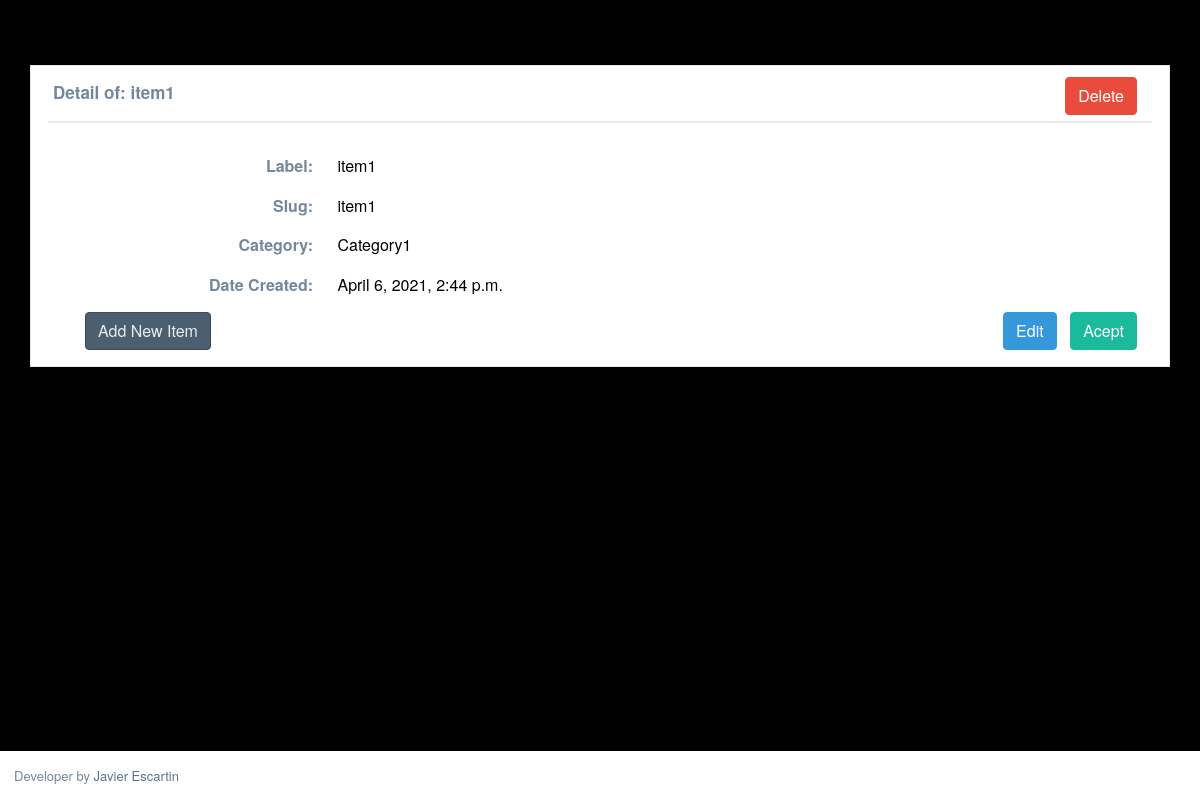
/account/item/item1/ (signed in), run on an earlier commit of the app's database.
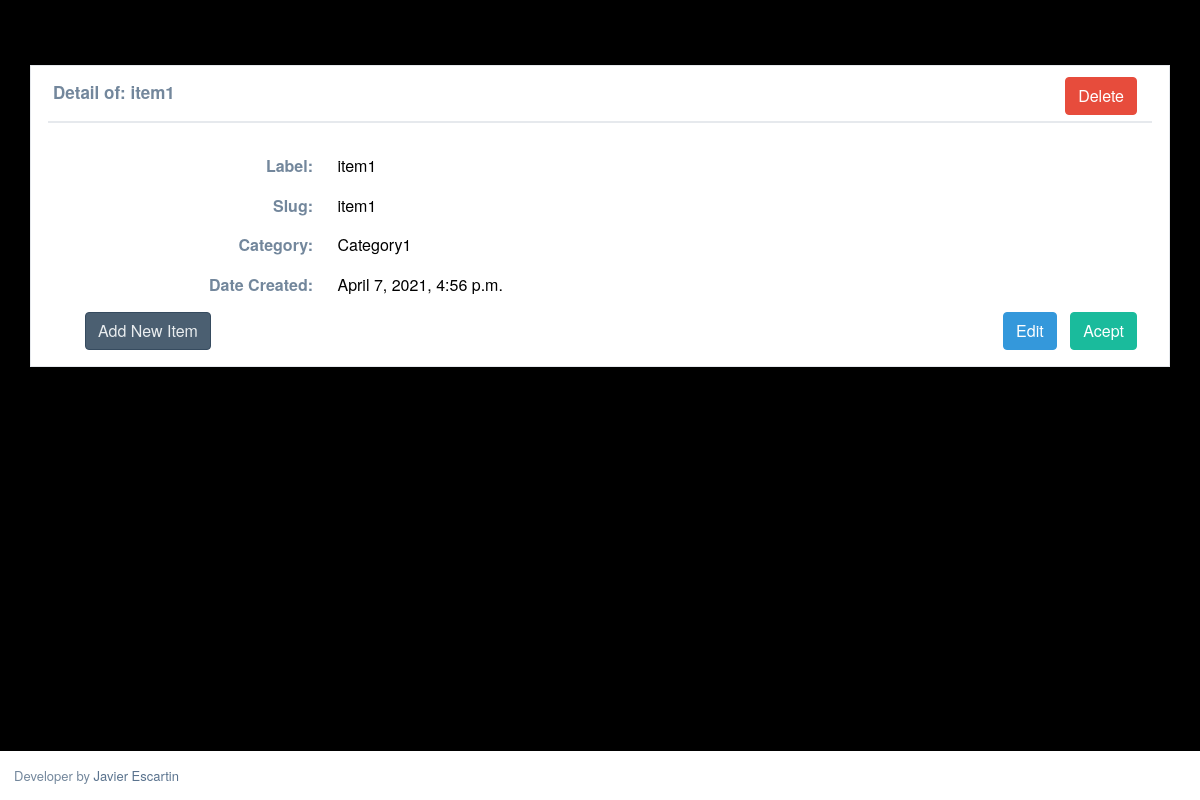
And on a later commit of the database.
### accounts/models.py (models this page shows, shortened)
class Item(models.Model):
	CATEGORY = (
			('Category1', 'Category 1'),
			('Category2', 'Category 2'),
            ('Category3', 'Category 3'),
			)
	label = models.CharField(max_length=200, blank=False, null=True)
	slug = models.SlugField(unique=True)
	category = models.CharField(max_length=200, null=True, choices=CATEGORY)
	date_created = models.DateTimeField(auto_now_add=True, null=True)
	items = ItemManager()
	def get_url_edit(self):
		return reverse("itemUpdate", kwargs={"slug":self.slug})
	def get_url_delete(self):
		return reverse("itemDelete", kwargs={"slug":self.slug})
	class Meta:
		ordering = ["-label", "-date_created"]

### accounts/views.py (the view)
# urls.py: url(r'^account/item/(?P<slug>[\w-]+)/$', views.item_detail, name='itemDetail'),
def item_detail(request, slug=None):
    if not request.user.is_staff or not request.user.is_superuser:
        raise Http404
    instance = get_object_or_404(Item, slug=slug)
    title = "Detail of: " + slug
    context_data = {
        "Title": title,
        "item": instance,
    }
    return render(request, "accounts/item_detail.html", context_data)

### templates/accounts/item_detail.html (shortened to what this page needs)
{% extends "../base.html" %}
{% block body_content %}
<div class="col-md-12 col-sm-12 col-xs-12">
	<div class="x_panel">
		<div class="x_title">
			<h2 class="title_form">  {{ Title }} </h2>
			<ul class="dataTable_buttons">
				<li>
					<button class="btn btn-dark bg-red" type="button" onclick="window.location.href=' {{ item.get_url_delete }} '">Delete</button>
				</li>
			</ul>
			<div class="clearfix"></div>
		</div>
		<div class="x_content">
			<div class="col-sm-12">
				<p>
					<div class="fieldOutput">
						<div class="labelText"> <b>Label:</b> </div>
						<div class="outputText">{{ item.label }}</div>
					</div>
				</p>
				<p>
					<div class="fieldOutput">
						<div class="labelText"> <b>Slug:</b> </div>
						<div class="outputText">{{ item.slug }} </div>
					</div>
				</p>
                <p>
					<div class="fieldOutput">
						<div class="labelText"> <b>Category:</b> </div>
						<div class="outputText">{{ item.category }} </div>
					</div>
				</p>
                <p>
					<div class="fieldOutput">
						<div class="labelText"> <b>Date Created:</b> </div>
						<div class="outputText">{{ item.date_created }} </div>
					</div>
				</p>
			</div>
			<div class="clearfix"></div>
			<ul class="dataTable_buttons_bottom_left">
				<li>
					<button class="btn btn-blue" type="button" onclick="window.location.href='/account/item/create'">Add New Item</button>
				</li>
			</ul>
			<ul class="dataTable_buttons_bottom_right">
				<li>
					<button class="btn btn-dark bg-blue" type="button" onclick="window.location.href=' {{ item.get_url_edit }} '">Edit</button>
				</li>
				<li>
					<button class="btn btn-dark bg-green" type="button" onclick="window.location.href=' /account/item '">Acept</button>
				</li>
			</ul>
		</div>
	</div>
</div>
{% endblock body_content %}

### templates/base.html (shortened to what this page needs)
{% load static %}
<!DOCTYPE html>
<html>
	<head>
	{% block head %}
		{% block stylesheets %}
			<link href="https://cdn.jsdelivr.net/npm/bootstrap@5.0.0-beta3/dist/css/bootstrap.min.css" rel="stylesheet">
		    <link rel="stylesheet" type="text/css" href='{% static "css/base.css" %}'>
            <link rel="stylesheet" href="https://use.fontawesome.com/releases/v5.6.1/css/all.css">
		{% endblock stylesheets %}
	{% endblock head %}
	</head>
	<body class="{% block body_class %}nav-md {% endblock body_class %}">
		<div class="container body">
    		<div class="main_container">
				<div class="col" role="main">
					<div class="">
						<div class="page-title">
							<div class="title_left">
							</div>
						</div>
						<div class="row">
							{% block body_content %}
							{% endblock body_content %}
						</div>
					</div>
				</div>
				<div class="row footer_fixed">
					<footer>
						{% include "accounts/footer.html" %}
					</footer>
				</div>
			</div>
		</div>
	</body>
</html>

### templates/accounts/footer.html (shortened to what this page needs)
<div class="row">
    <div class="col textFooter">
        Developer by <a href="#">Javier Escartin</a>
    </div>
</div>

### static/css/base.css (style rules this page uses)
html , body { height:100%; }
html { -webkit-tap-highlight-color:rgba(0,0,0,0); }
body { color: #73879C; background: #000000; font-family: "Helvetica Neue", Roboto, Arial, "Droid Sans", sans-serif; font-size: 13px; font-weight: 400; line-height: 1.471; }
h2 { font-size: 18px; font-weight: 400 }
h1, .h1, h2, .h2, h3, .h3 { margin-top: 10px; margin-bottom: 10px }
.col-md-55, .col-xs-1, .col-sm-1, .col-md-1, .col-lg-1, .col-xs-2, .col-sm-2, .col-md-2, .col-lg-2, .col-xs-3, .col-sm-3, .col-md-3, .col-lg-3, .col-xs-4, .col-sm-4, .col-md-4, .col-lg-4, .col-xs-5, .col-sm-5, .col-md-5, .col-lg-5, .col-xs-6, .col-sm-6, .col-md-6, .col-lg-6, .col-xs-7, .col-sm-7, .col-md-7, .col-lg-7, .col-xs-8, .col-sm-8, .col-md-8, .col-lg-8, .col-xs-9, .col-sm-9, .col-md-9, .col-lg-9, .col-xs-10, .col-sm-10, .col-md-10, .col-lg-10, .col-xs-11, .col-sm-11, .col-md-11, .col-lg-11, .col-xs-12, .col-sm-12, .col-md-12, .col-lg-12 { position: relative; min-height: 1px; float: left; padding-right: 10px; padding-left: 10px }
.row { margin-right: -10px; margin-left: -10px }
.container { width: 100%; padding: 0; }
.main_container { height: 100%; }
.clearfix:after, form:after { content: "."; display: block; height: 0; clear: both; visibility: hidden }
*, *:before, *:after { box-sizing: border-box }
a { color: #5A738E; text-decoration: none }
a, a:visited, a:focus, a:active, :visited, :focus, :active, .btn:focus, .btn:active:focus, .btn.active:focus, .btn.focus, .btn:active.focus, .btn.active.focus { outline: 0 }
.btn-dark { color: #E9EDEF; background-color: #4B5F71; border-color: #364B5F }
.btn-blue { color: #E9EDEF; background-color: #4B5F71; border-color: #364B5F }
.bg-green { background: #1ABB9C !important; border: 1px solid #1ABB9C !important; color: #fff }
.bg-red { background: #E74C3C !important; border: 1px solid #E74C3C !important; color: #fff }
.bg-blue { background: #3498DB !important; border: 1px solid #3498DB !important; color: #fff }
.page-title { width: 100%; height: 65px; padding: 10px 0 }
.page-title .title_left { width: 45%; float: left; display: block }
.x_panel { position: relative; width: 100%; margin-bottom: 10px; padding: 10px 17px; display: inline-block; background: #fff; border: 1px solid #E6E9ED; -webkit-column-break-inside: avoid; -moz-column-break-inside: avoid; column-break-inside: avoid; opacity: 1; transition: all .2s ease }
.x_title { border-bottom: 2px solid #E6E9ED; padding: 1px 5px 6px; margin-bottom: 10px }
.x_title h2 { margin: 5px 0 6px; float: left; display: block; text-overflow: ellipsis; overflow: hidden; white-space: nowrap }
.dataTable_buttons { float: right; margin-right: 10px; width: auto; margin-bottom: 0px; }
.dataTable_buttons li { position: relative; display: inline-block; }
.dataTable_buttons_bottom_left { float: left; margin-right: 10px; width: auto; margin-bottom: 0px; }
.dataTable_buttons_bottom_left li { position: relative; display: inline-block; }
.dataTable_buttons_bottom_right { float: right; margin-right: 10px; width: auto; margin-bottom: 0px; }
.dataTable_buttons_bottom_right li { position: relative; display: inline-block; margin-left: 10px; }
.x_content { padding: 0 5px 6px; position: relative; width: 100%; float: left; clear: both; margin-top: 5px }
.title_form { font-size: 30px; font-weight: bold; }
.fieldOutput { font-size: 16px; width: 100%; margin-bottom: 16px; }
.labelText { width: 250px; text-align: right; margin-right: 20px; display: inline-block; }
.outputText { display: inline-block; line-height: inherit; overflow: visible; width: 250px; color: #000000; }
footer { background: #fff; padding: 15px 20px; display: block; }
.footer_fixed footer { position: fixed; left: 0px; bottom: 0px; width: 100% }
@media (min-width: 768px) { .footer_fixed footer { margin-left: 0 } }
@media (min-width: 992px) { footer { margin-left: 0px; } }
@media (max-width: 1200px) { .x_title h2 { width: 62%; font-size: 17px } }

What changed in the data, as far as the page shows it:
changed Item "item1": date_created "April 6, 2021, 2:44 p.m." → "April 7, 2021, 4:56 p.m."
